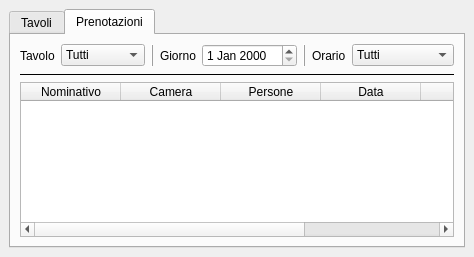
<?xml version="1.0" encoding="UTF-8"?>
<ui version="4.0">
 <class>MainWindow</class>
 <widget class="QMainWindow" name="MainWindow">
  <property name="geometry">
   <rect>
    <x>0</x>
    <y>0</y>
    <width>474</width>
    <height>257</height>
   </rect>
  </property>
  <property name="windowTitle">
   <string>MainWindow</string>
  </property>
  <widget class="QWidget" name="centralwidget">
   <layout class="QVBoxLayout" name="verticalLayout_2">
    <item>
     <widget class="QTabWidget" name="tabWidget">
      <property name="currentIndex">
       <number>1</number>
      </property>
      <widget class="QWidget" name="tab">
       <attribute name="title">
        <string>Tavoli</string>
       </attribute>
       <layout class="QVBoxLayout" name="verticalLayout_3">
        <item>
         <layout class="QGridLayout" name="gridLayout_4">
          <item row="0" column="2">
           <widget class="QLabel" name="label_2">
            <property name="text">
             <string>Orario</string>
            </property>
           </widget>
          </item>
          <item row="0" column="0">
           <widget class="QLabel" name="label">
            <property name="text">
             <string>Data</string>
            </property>
           </widget>
          </item>
          <item row="0" column="1">
           <widget class="QDateEdit" name="de_data"/>
          </item>
          <item row="0" column="3">
           <widget class="QComboBox" name="cb_orario">
            <item>
             <property name="text">
              <string>12:00 - 14:00</string>
             </property>
            </item>
            <item>
             <property name="text">
              <string>14:00 - 16:00</string>
             </property>
            </item>
            <item>
             <property name="text">
              <string>18:00 - 20:00</string>
             </property>
            </item>
            <item>
             <property name="text">
              <string>20:00 - 22:00</string>
             </property>
            </item>
            <item>
             <property name="text">
              <string>22:00 - 24:00</string>
             </property>
            </item>
           </widget>
          </item>
         </layout>
        </item>
        <item>
         <widget class="Line" name="line">
          <property name="orientation">
           <enum>Qt::Horizontal</enum>
          </property>
         </widget>
        </item>
        <item>
         <layout class="QGridLayout" name="gridLayout_2">
          <item row="1" column="1">
           <widget class="QPushButton" name="button_t2">
            <property name="text">
             <string>Tavolo 2</string>
            </property>
           </widget>
          </item>
          <item row="1" column="3">
           <widget class="QPushButton" name="button_t4">
            <property name="text">
             <string>Tavolo 4</string>
            </property>
           </widget>
          </item>
          <item row="4" column="3">
           <widget class="QPushButton" name="button_t16">
            <property name="text">
             <string>Tavolo 16</string>
            </property>
           </widget>
          </item>
          <item row="2" column="0">
           <widget class="QPushButton" name="button_t5">
            <property name="text">
             <string>Tavolo 5</string>
            </property>
           </widget>
          </item>
          <item row="2" column="2">
           <widget class="QPushButton" name="button_t7">
            <property name="text">
             <string>Tavolo 7</string>
            </property>
           </widget>
          </item>
          <item row="1" column="0">
           <widget class="QPushButton" name="button_t1">
            <property name="text">
             <string>Tavolo 1</string>
            </property>
           </widget>
          </item>
          <item row="3" column="3">
           <widget class="QPushButton" name="button_t12">
            <property name="text">
             <string>Tavolo 12</string>
            </property>
           </widget>
          </item>
          <item row="4" column="2">
           <widget class="QPushButton" name="button_t15">
            <property name="text">
             <string>Tavolo 15</string>
            </property>
           </widget>
          </item>
          <item row="2" column="3">
           <widget class="QPushButton" name="button_t8">
            <property name="text">
             <string>Tavolo 8</string>
            </property>
           </widget>
          </item>
          <item row="3" column="2">
           <widget class="QPushButton" name="button_t11">
            <property name="text">
             <string>Tavolo 11</string>
            </property>
           </widget>
          </item>
          <item row="2" column="1">
           <widget class="QPushButton" name="button_t6">
            <property name="text">
             <string>Tavolo 6</string>
            </property>
           </widget>
          </item>
          <item row="3" column="1">
           <widget class="QPushButton" name="button_t10">
            <property name="text">
             <string>Tavolo 10</string>
            </property>
           </widget>
          </item>
          <item row="1" column="2">
           <widget class="QPushButton" name="button_t3">
            <property name="text">
             <string>Tavolo 3</string>
            </property>
           </widget>
          </item>
          <item row="3" column="0">
           <widget class="QPushButton" name="button_t9">
            <property name="text">
             <string>Tavolo 9</string>
            </property>
           </widget>
          </item>
          <item row="4" column="1">
           <widget class="QPushButton" name="button_t14">
            <property name="text">
             <string>Tavolo 14</string>
            </property>
           </widget>
          </item>
          <item row="4" column="0">
           <widget class="QPushButton" name="button_t13">
            <property name="text">
             <string>Tavolo 13</string>
            </property>
           </widget>
          </item>
         </layout>
        </item>
       </layout>
      </widget>
      <widget class="QWidget" name="mostra">
       <attribute name="title">
        <string>Prenotazioni</string>
       </attribute>
       <layout class="QVBoxLayout" name="verticalLayout">
        <item>
         <layout class="QHBoxLayout" name="horizontalLayout">
          <item>
           <widget class="QLabel" name="label_5">
            <property name="text">
             <string>Tavolo</string>
            </property>
           </widget>
          </item>
          <item>
           <widget class="QComboBox" name="cb_tavolo">
            <item>
             <property name="text">
              <string>Tutti</string>
             </property>
            </item>
            <item>
             <property name="text">
              <string>Tavolo 1</string>
             </property>
            </item>
            <item>
             <property name="text">
              <string>Tavolo 2</string>
             </property>
            </item>
            <item>
             <property name="text">
              <string>Tavolo 3</string>
             </property>
            </item>
            <item>
             <property name="text">
              <string>Tavolo 4</string>
             </property>
            </item>
            <item>
             <property name="text">
              <string>Tavolo 5</string>
             </property>
            </item>
            <item>
             <property name="text">
              <string>Tavolo 6</string>
             </property>
            </item>
            <item>
             <property name="text">
              <string>Tavolo 7</string>
             </property>
            </item>
            <item>
             <property name="text">
              <string>Tavolo 8</string>
             </property>
            </item>
            <item>
             <property name="text">
              <string>Tavolo 9</string>
             </property>
            </item>
            <item>
             <property name="text">
              <string>Tavolo 10</string>
             </property>
            </item>
            <item>
             <property name="text">
              <string>Tavolo 11</string>
             </property>
            </item>
            <item>
             <property name="text">
              <string>Tavolo 12</string>
             </property>
            </item>
            <item>
             <property name="text">
              <string>Tavolo 13</string>
             </property>
            </item>
            <item>
             <property name="text">
              <string>Tavolo 14</string>
             </property>
            </item>
            <item>
             <property name="text">
              <string>Tavolo 15</string>
             </property>
            </item>
            <item>
             <property name="text">
              <string>Tavolo 16</string>
             </property>
            </item>
           </widget>
          </item>
          <item>
           <widget class="Line" name="line_3">
            <property name="frameShadow">
             <enum>QFrame::Raised</enum>
            </property>
            <property name="orientation">
             <enum>Qt::Vertical</enum>
            </property>
           </widget>
          </item>
          <item>
           <widget class="QLabel" name="label_3">
            <property name="text">
             <string>Giorno</string>
            </property>
           </widget>
          </item>
          <item>
           <widget class="QDateEdit" name="de_data_2"/>
          </item>
          <item>
           <widget class="Line" name="line_4">
            <property name="frameShadow">
             <enum>QFrame::Raised</enum>
            </property>
            <property name="orientation">
             <enum>Qt::Vertical</enum>
            </property>
           </widget>
          </item>
          <item>
           <widget class="QLabel" name="label_4">
            <property name="text">
             <string>Orario</string>
            </property>
           </widget>
          </item>
          <item>
           <widget class="QComboBox" name="cb_orario_2">
            <item>
             <property name="text">
              <string>Tutti</string>
             </property>
            </item>
            <item>
             <property name="text">
              <string>12:00 - 14:00</string>
             </property>
            </item>
            <item>
             <property name="text">
              <string>14:00 - 16:00</string>
             </property>
            </item>
            <item>
             <property name="text">
              <string>18:00 - 20:00</string>
             </property>
            </item>
            <item>
             <property name="text">
              <string>20:00 - 22:00</string>
             </property>
            </item>
            <item>
             <property name="text">
              <string>22:00 - 24:00</string>
             </property>
            </item>
           </widget>
          </item>
         </layout>
        </item>
        <item>
         <widget class="Line" name="line_2">
          <property name="frameShadow">
           <enum>QFrame::Plain</enum>
          </property>
          <property name="orientation">
           <enum>Qt::Horizontal</enum>
          </property>
         </widget>
        </item>
        <item>
         <widget class="QTableWidget" name="tabella_prenotazioni">
          <property name="frameShadow">
           <enum>QFrame::Sunken</enum>
          </property>
          <column>
           <property name="text">
            <string>Nominativo</string>
           </property>
          </column>
          <column>
           <property name="text">
            <string>Camera</string>
           </property>
          </column>
          <column>
           <property name="text">
            <string>Persone</string>
           </property>
          </column>
          <column>
           <property name="text">
            <string>Data</string>
           </property>
          </column>
          <column>
           <property name="text">
            <string>Ora</string>
           </property>
          </column>
          <column>
           <property name="text">
            <string>Tavolo</string>
           </property>
          </column>
         </widget>
        </item>
       </layout>
      </widget>
     </widget>
    </item>
   </layout>
  </widget>
 </widget>
 <resources/>
 <connections/>
</ui>
